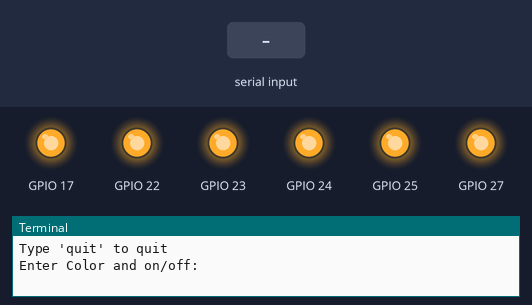
This program was run on a simulated Raspberry Pi (BCM pin numbers). Parts: output pins drawn as LEDs (lit = HIGH), the last lines printed to the terminal. The inputs (shaded band) are chosen by the test bench.

Above: at 1.2 s.
1.3 s: "blue" typed at the terminal
At 2.4 s:
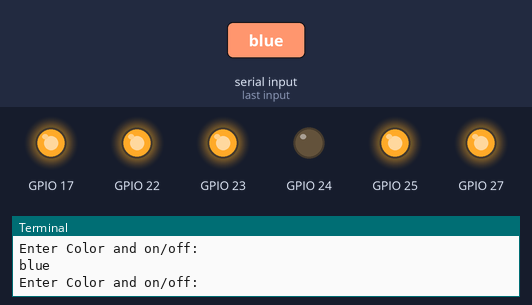
2.8 s: "green" typed at the terminal
At 3.6 s:
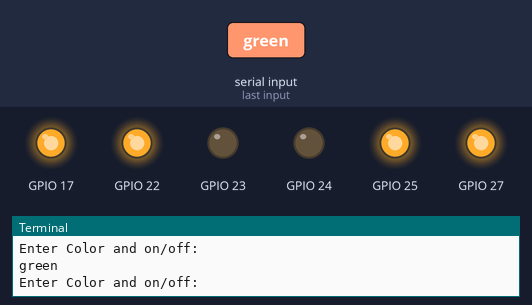
4.3 s: "orange" typed at the terminal
At 4.7 s:
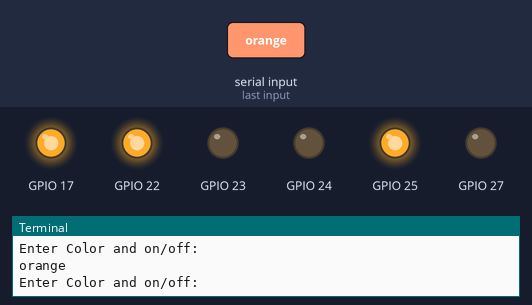
5.8 s: "red" typed at the terminal
At 7.0 s:
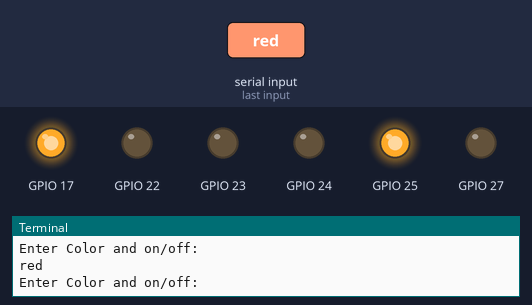
7.3 s: "white" typed at the terminal
At 8.2 s:
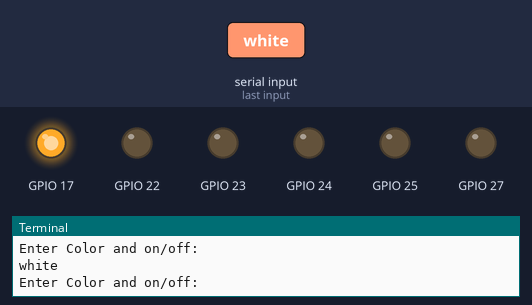
8.8 s: "yellow" typed at the terminal
At 9.4 s:
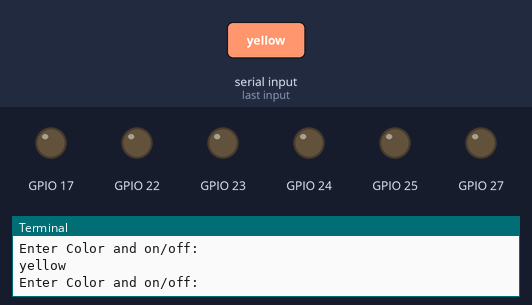
Timing chart, 0 to 11.3 s (numbered marks = the images above; inputs shaded):
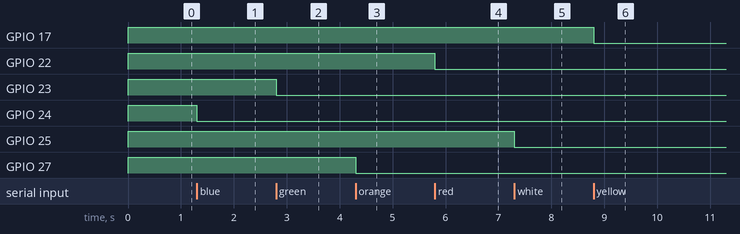

Measured:
- after the input at 1.3 s, GPIO 24: HIGH → LOW at once
- after the input at 2.8 s, GPIO 23: HIGH → LOW at once
- after the input at 4.3 s, GPIO 27: HIGH → LOW at once
- after the input at 5.8 s, GPIO 22: HIGH → LOW at once
- after the input at 7.3 s, GPIO 25: HIGH → LOW at once
- after the input at 8.8 s, GPIO 17: HIGH → LOW at once

The program:

E_ledproject.py
```python
#!/usr/bin/env python
import RPi.GPIO as GPIO

GPIO.setwarnings(False)

led_color_gpio = {
    'yellow': 0,
    'orange': 2,
    'red': 3,
    'green': 4,
    'blue': 5,
    'white': 6
}

buttons_gpio = {
    'red': 28,
    'blue': 29,
    }

gpio_to_bcm = {
    0: 17,
    1: 18,
    2: 27,
    3: 22,
    4: 23,
    5: 24,
    6: 25,
    21: 5,
    22: 6,
    23: 13,
    24: 19,
    25: 26,
    26: 12,
    27: 16,
    28: 20,
    29: 21,
    }

def led_color(color, on):
    if color not in led_color_gpio:
        print('No LEDs of color {0}'.format(color))
        return
    bcm_pin = gpio_to_bcm[led_color_gpio[color]]
    if on:
        GPIO.output(bcm_pin, False)
    else:
        GPIO.output(bcm_pin, True)

GPIO.setmode(GPIO.BCM)
for gpio in led_color_gpio.values():
    bcm_pin = gpio_to_bcm[gpio]
    GPIO.setup(bcm_pin, GPIO.OUT)
    GPIO.output(bcm_pin, True)


print("Type 'quit' to quit")
while True:
    user_input = raw_input("Enter Color and on/off: ")
    tokens = user_input.split()
    if len(tokens) < 1:
        continue
    color = tokens[0]
    if color == "quit":
        break
    onoff = 1
    if len(tokens) > 1:
        onoff = tokens[1]
        if onoff == "on":
            onoff = 1
        elif onoff == "off":
            onoff = 0
        else:
            onoff = int(onoff)
    led_color(color, onoff)


for gpio in led_color_gpio.values():
    bcm_pin = gpio_to_bcm[gpio]
    GPIO.output(bcm_pin, True)
```
